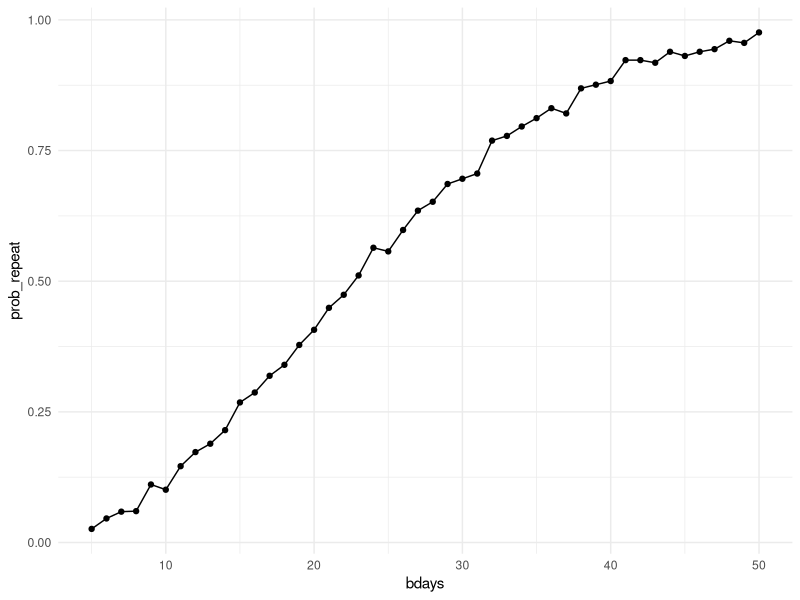

Here is the R script that generated this plot:
## ---- chunk 1
library(tidyverse)

#these options were messing up my fig.height 
#knitr::opts_chunk$set(
#  fig.width = 6,
#  fig.asp = .6
#)

knitr::opts_chunk$set(
  out.width = "90%"
)

theme_set(theme_minimal() + theme(legend.position = "bottom"))

options(
  ggplot2.continuous.colour = "viridis",
  ggplot2.continuous.fill = "viridis"
)

scale_colour_discrete = scale_colour_viridis_d
scale_fill_discrete = scale_fill_viridis_d
## ---- chunk 2
#define data generating mechanism
birthdays = sample(1:365, 5, replace = TRUE)

#run the analysis
repeated_bday = length(unique(birthdays)) < 5

#return the result
repeated_bday
## ---- chunk 3
bday_sim = function(n_room) {
  
  birthdays = sample(1:365, n_room, replace = TRUE)

  repeated_bday = length(unique(birthdays)) < n_room

  repeated_bday
}

#bday_sim(20)
## ---- chunk 4
bday_sim_results = 
  expand_grid(
    bdays = 5:50,
    iter = 1:1000
  ) |> 
  mutate(
    result = map_lgl(bdays, bday_sim)
  ) |> 
  group_by (
    bdays
  ) |> 
  summarize(
    prob_repeat = mean(result)
  )
## ---- chunk 5
bday_sim_results |> 
  ggplot(aes(x = bdays, y = prob_repeat)) +
  geom_point() +
  geom_line()
